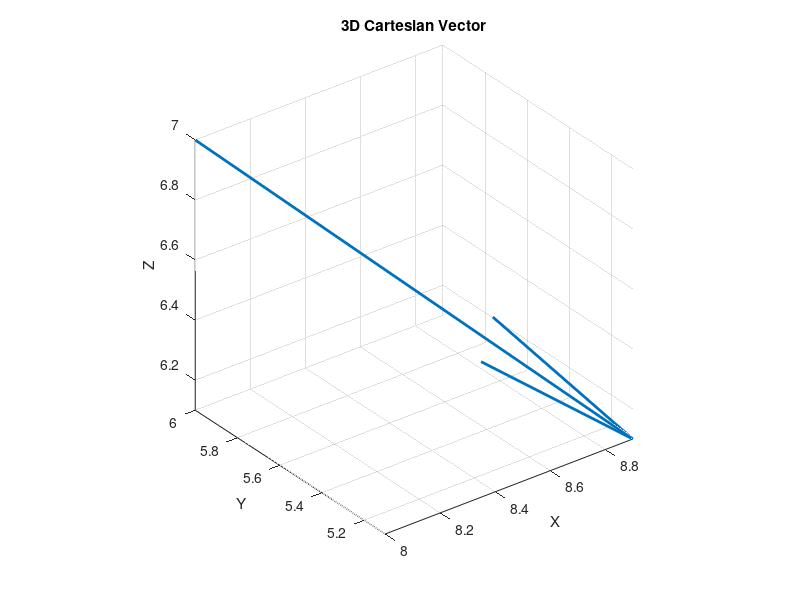
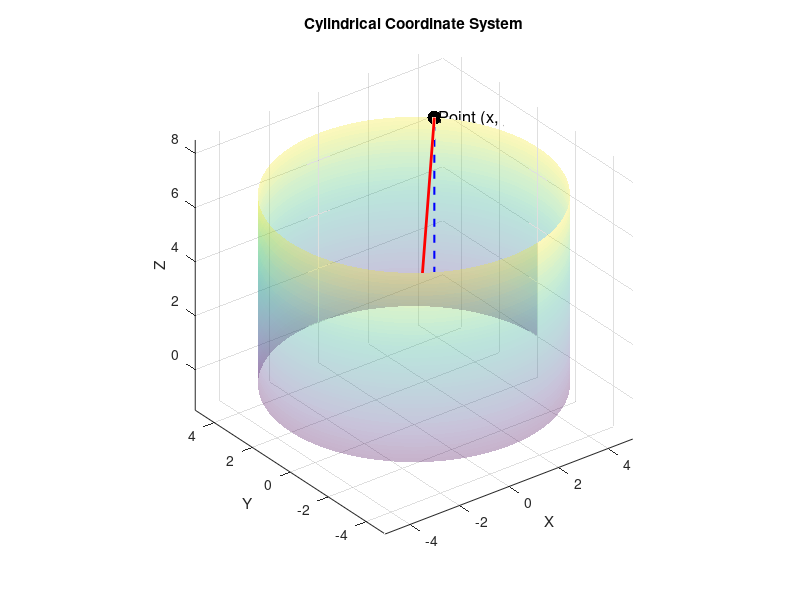
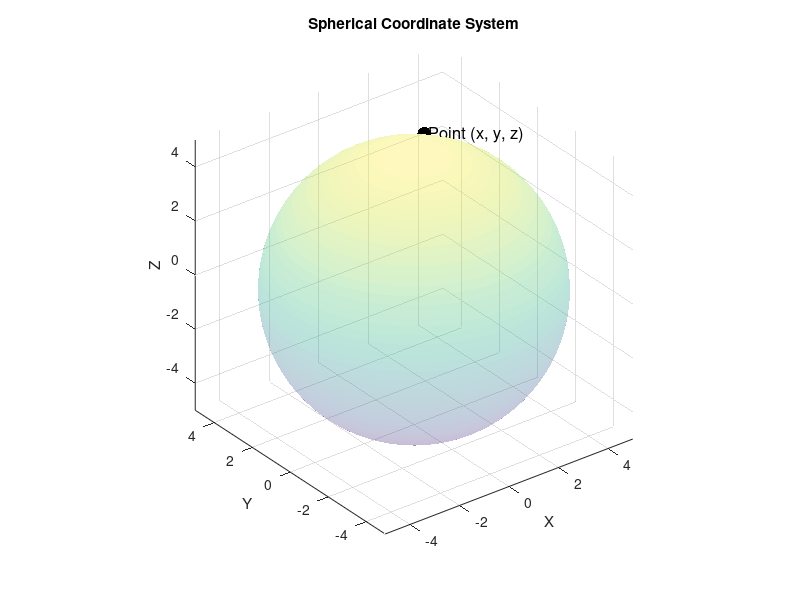

Here is the MATLAB script that generated these plots, in order:
% MATLAB Script to demonstrate plotting coordinates in spherical, cylindrical, and Cartesian systems

% Example 1: Cartesian Coordinates
x1 = 8; % Starting point x-coordinate
y1 = 6; % Starting point y-coordinate
z1 = 7; % Starting point z-coordinate
x2 = 9; % Ending point x-coordinate
y2 = 5; % Ending point y-coordinate
z2 = 6; % Ending point z-coordinate

u = x2 - x1; % x-component
v = y2 - y1; % y-component
w = z2 - z1; % z-component

% Plotting Cartesian Vector
figure;
quiver3(x1, y1, z1, u, v, w, 'LineWidth', 2);
axis equal;
grid on;
xlabel('X'); ylabel('Y'); zlabel('Z');
title('3D Cartesian Vector');

% Example 2: Cylindrical Coordinates
r = 5; % Radial distance
theta = pi/4; % Azimuthal angle
z_cyl = 7; % Height

% Convert Cylindrical to Cartesian for plotting
x_cyl = r * cos(theta);
y_cyl = r * sin(theta);

% Create a cylinder for visualization
theta_c = linspace(0, 2*pi, 100);
z_c = linspace(0, z_cyl, 50);
[Theta_c, Z_c] = meshgrid(theta_c, z_c);
X_c = r * cos(Theta_c);
Y_c = r * sin(Theta_c);

% Plotting Cylindrical Coordinate System
figure;
hold on;
surf(X_c, Y_c, Z_c, 'FaceAlpha', 0.3, 'EdgeColor', 'none'); % Draw cylinder
plot3([0, x_cyl], [0, y_cyl], [0, z_cyl], 'r', 'LineWidth', 2); % Radial line
plot3([0, x_cyl], [0, y_cyl], [0, 0], 'g--', 'LineWidth', 1.5); % Projection on XY-plane
plot3([x_cyl, x_cyl], [y_cyl, y_cyl], [0, z_cyl], 'b--', 'LineWidth', 1.5); % Projection on Z-axis
scatter3(x_cyl, y_cyl, z_cyl, 100, 'k', 'filled'); % Point in cylindrical coordinates
grid on;
xlabel('X'); ylabel('Y'); zlabel('Z');
title('Cylindrical Coordinate System');
text(x_cyl, y_cyl, z_cyl, ' Point (x, y, z)', 'FontSize', 12, 'Color', 'k');
view(3);
axis equal;

% Example 3: Spherical Coordinates
rho = 5; % Radial distance
theta_sph = pi/4; % Azimuthal angle
phi = pi/6; % Polar angle

% Convert Spherical to Cartesian for plotting
x_sph = rho * sin(phi) * cos(theta_sph);
y_sph = rho * sin(phi) * sin(theta_sph);
z_sph = rho * cos(phi);

% Create a sphere for visualization
[phi_s, theta_s] = meshgrid(linspace(0, pi, 50), linspace(0, 2*pi, 100));
x_s = rho * sin(phi_s) .* cos(theta_s);
y_s = rho * sin(phi_s) .* sin(theta_s);
z_s = rho * cos(phi_s);

% Plotting Spherical Coordinate System
figure;
hold on;
surf(x_s, y_s, z_s, 'FaceAlpha', 0.3, 'EdgeColor', 'none'); % Draw sphere
plot3([0, x_sph], [0, y_sph], [0, z_sph], 'r', 'LineWidth', 2); % Radial line
plot3([0, x_sph], [0, y_sph], [0, 0], 'g--', 'LineWidth', 1.5); % Projection on XY-plane
plot3([x_sph, x_sph], [y_sph, y_sph], [0, z_sph], 'b--', 'LineWidth', 1.5); % Projection on Z-axis
scatter3(x_sph, y_sph, z_sph, 100, 'k', 'filled'); % Point in spherical coordinates
grid on;
xlabel('X'); ylabel('Y'); zlabel('Z');
title('Spherical Coordinate System');
text(x_sph, y_sph, z_sph, ' Point (x, y, z)', 'FontSize', 12, 'Color', 'k');
view(3);
axis equal;
